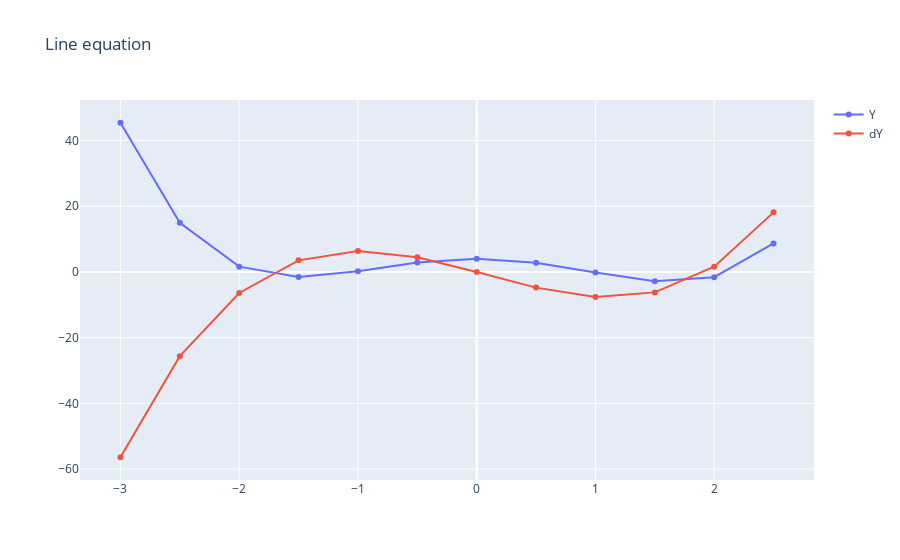

Notebook code for this chart:
### Code cell
fig = go.Figure(
    data=[go.Scatter(x=X, y=Y, name="Y"), go.Scatter(x=X, y=dY, name="dY")],
    layout_title_text="Line equation"
)
fig.show(renderer="jupyterlab")

### Figure 1 — Plotly figure (JSON) as saved in the notebook; plotly's stock layout.template omitted (floating-point values rounded to 4 significant figures)
{"data": [{"name": "Y", "type": "scatter", "x": [-3, -2.5, -2, -1.5, -1, -0.5, 0, 0.5, 1, 1.5, 2, 2.5], "y": [45.4, 14.94, 1.6, -1.513, 0.2, 2.837, 4, 2.788, -0.2, -2.862, -1.6, 8.688]}, {"name": "dY", "type": "scatter", "x": [-3, -2.5, -2, -1.5, -1, -0.5, 0, 0.5, 1, 1.5, 2, 2.5], "y": [-56.4, -25.62, -6.4, 3.525, 6.4, 4.475, 0, -4.775, -7.6, -6.225, 1.6, 18.12]}], "layout": {"autosize": true, "title": {"text": "Line equation"}, "xaxis": {"autorange": true, "range": [-3.339, 2.839], "type": "linear"}, "yaxis": {"autorange": true, "range": [-63.86, 52.86], "type": "linear"}}}
